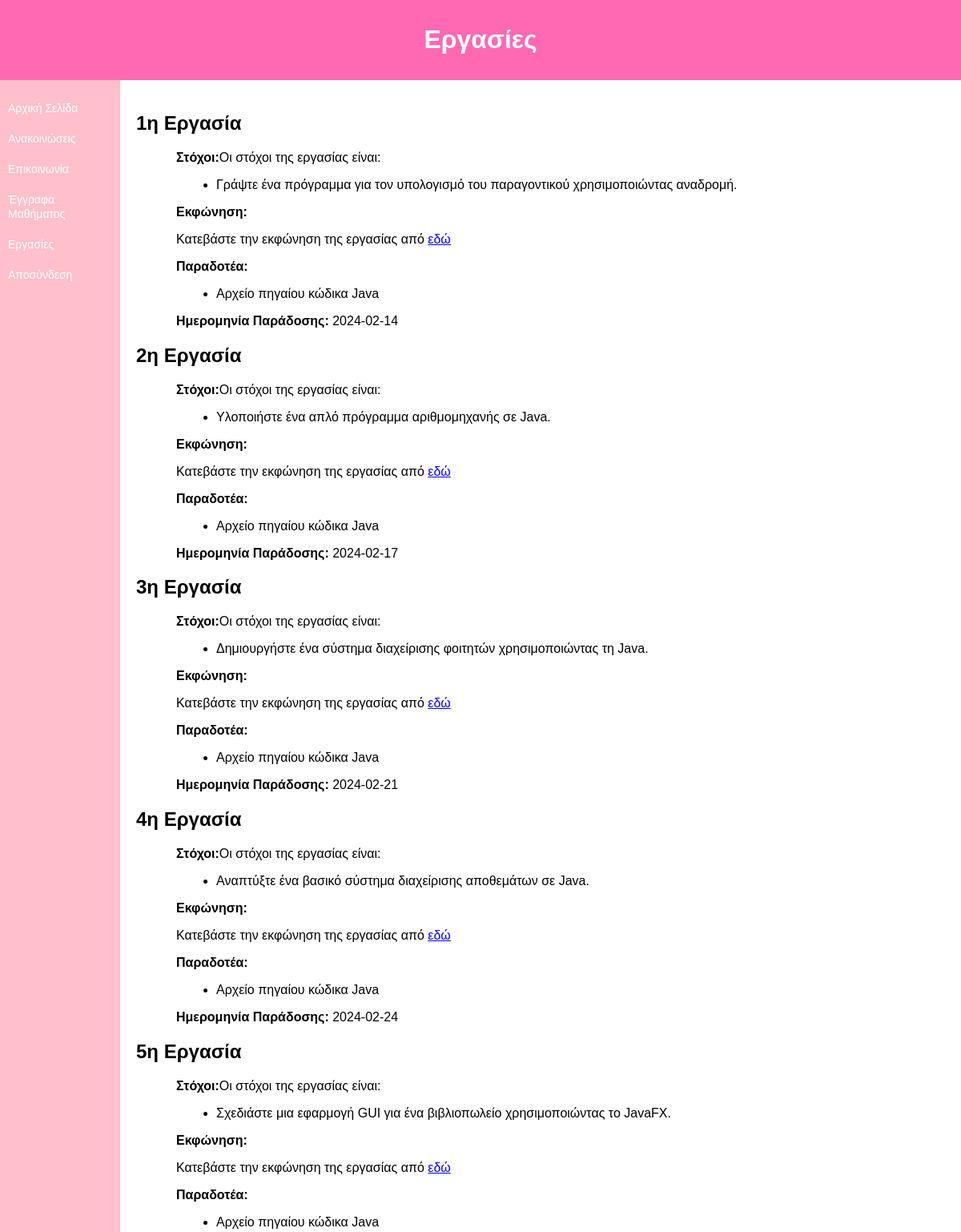
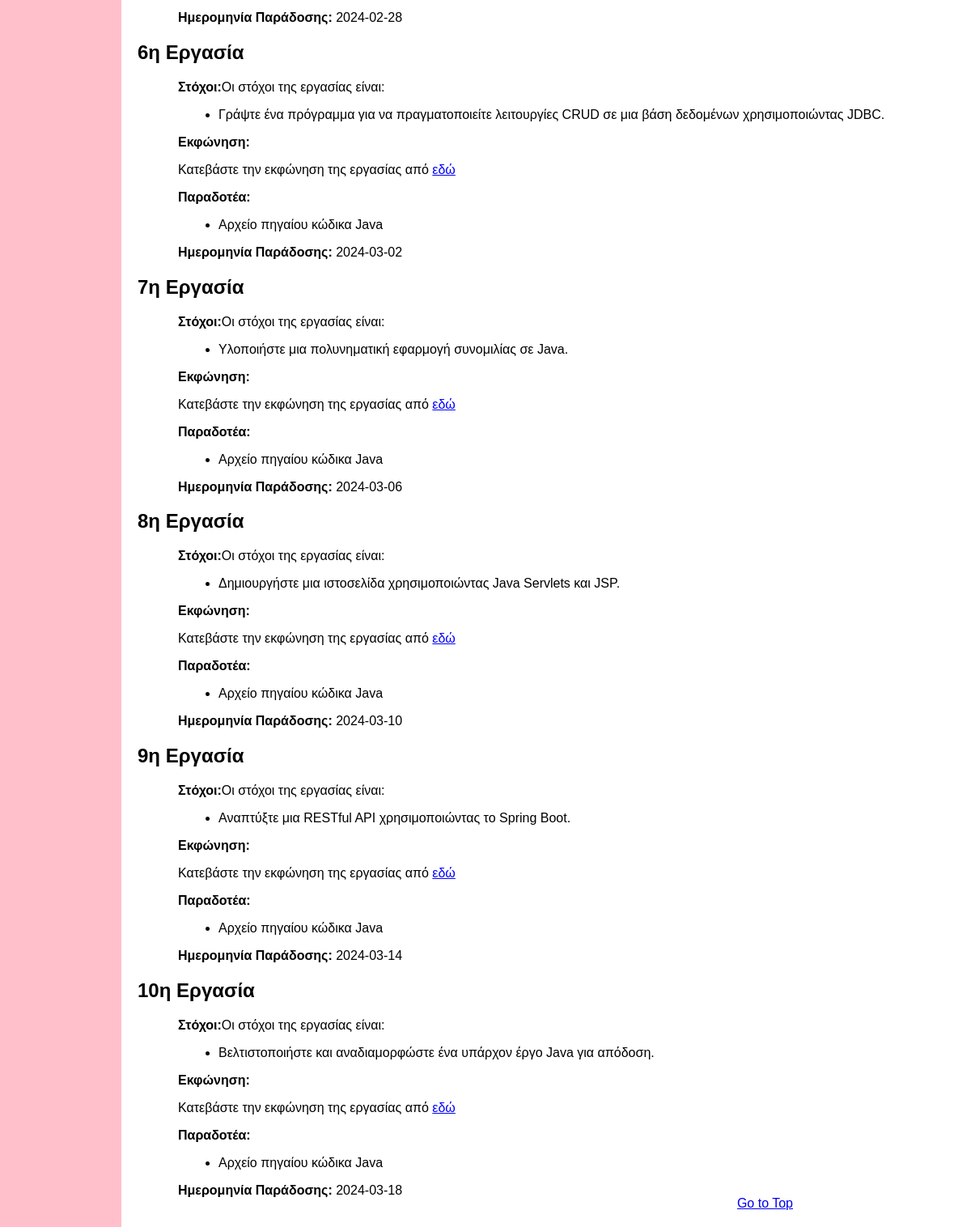
The app's page /homework.php with its own data (2 pictures, top to bottom).
### tables this page shows
CREATE TABLE course_assignments (
    assignment_id INT PRIMARY KEY AUTO_INCREMENT,
    objectives TEXT,
    file_name VARCHAR(255),
    deliverables TEXT,
    submission_date DATE
);

### homework.php (the view, shortened to what this page needs)
<?php
$servername = "webpagesdb.it.auth.gr:3306";
$username = "argyrogt";
$password = "123456";
$dbname = "student3907";
$conn = new mysqli($servername, $username, $password, $dbname);
$sql = "SELECT * FROM course_assignments";
$result = $conn->query($sql);
?>
<!DOCTYPE html>
<html lang="en">
<head>
    <link rel="stylesheet" href="styles.css">
</head>
<body>
    <header>
        <h1>Εργασίες</h1>
    </header>
    <main>
        <nav>
            <ul>
                <li><a href="index.html">Αρχική Σελίδα</a></li>
                <li><a href="announcement.php">Ανακοινώσεις</a></li>
                <li><a href="communication.html">Επικοινωνία</a></li>
                <li><a href="documents.php">Έγγραφα Μαθήματος</a></li>
                <li><a href="homework.php">Εργασίες</a></li>
                <li><a href="login.html">Αποσύνδεση</a></li>
            </ul>
        </nav>
        <div class="content">
	<?php
if ($result->num_rows > 0) {
    while ($row = $result->fetch_assoc()) {
        echo '<div class="announcement">';
        echo '<h2 class="announcement-title">' . $row['assignment_id'] . 'η Εργασία</h2>';
        echo '<p class="announcement-info"><strong>Στόχοι:</strong>Οι στόχοι της εργασίας είναι:</p>';
        $objectives_array = explode(',', $row['objectives']);
        echo '<ul class="announcement-info objectives-list">';
        foreach ($objectives_array as $objective) {
            echo '<li>' . $objective . '</li>';
        }
        echo '</ul>';
        echo '<p class="announcement-info"><strong>Εκφώνηση:</strong></p>';
        echo '<p class="announcement-info">Κατεβάστε την εκφώνηση της εργασίας από <a href="' . $row['file_name'] . '" style="color: blue;">εδώ</a></p>';
        echo '<p class="announcement-info"><strong>Παραδοτέα:</strong></p>';
        echo '<ul class="announcement-info objectives-list">';
        $deliverables_array = explode(',', $row['deliverables']);
        foreach ($deliverables_array as $deliverable) {
            echo '<li>' . $deliverable . '</li>';
        }
        echo '</ul>';
        echo '<p class="announcement-info"><strong>Ημερομηνία Παράδοσης:</strong> ' . $row['submission_date'] . '</p>';
        echo '</div>';
    }
}
            ?>
        </div>
    </main>
</body>
<a href="#top" style="position: fixed; bottom: 20px; right: 220px;">Go to Top</a>
</html>

### styles.css (style rules this page uses)
body { margin: 0; padding: 0; font-family: Arial, sans-serif; }
header { background-color: #ff69b4; color: #fff; padding: 10px; text-align: center; }
main { display: flex; }
nav { background-color: #ffc0cb; min-height: 100vh; width: 150px; min-width: 150px; }
nav ul { list-style: none; padding: 0; }
nav ul li { padding: 10px; }
nav ul li a { text-decoration: none; color: white; font-size: 14px; }
.content { padding: 20px; }
.announcement-info { padding-left: 50px; }
.objectives-list { padding-left: 50px; }
.objectives-list li { margin-left: 50px; }

### records on screen
course_assignments: assignment_id "1", objectives "Γράψτε ένα πρόγραμμα για τον υπολογισμό του παραγοντικού χρησιμοποιώντας αναδρομή.", deliverables "Αρχείο πηγαίου κώδικα Java", submission_date "2024-02-14"
course_assignments: assignment_id "2", objectives "Υλοποιήστε ένα απλό πρόγραμμα αριθμομηχανής σε Java.", deliverables "Αρχείο πηγαίου κώδικα Java", submission_date "2024-02-17"
course_assignments: assignment_id "3", objectives "Δημιουργήστε ένα σύστημα διαχείρισης φοιτητών χρησιμοποιώντας τη Java.", deliverables "Αρχείο πηγαίου κώδικα Java", submission_date "2024-02-21"
course_assignments: assignment_id "4", objectives "Αναπτύξτε ένα βασικό σύστημα διαχείρισης αποθεμάτων σε Java.", deliverables "Αρχείο πηγαίου κώδικα Java", submission_date "2024-02-24"
course_assignments: assignment_id "5", objectives "Σχεδιάστε μια εφαρμογή GUI για ένα βιβλιοπωλείο χρησιμοποιώντας το JavaFX.", deliverables "Αρχείο πηγαίου κώδικα Java", submission_date "2024-02-28"
course_assignments: assignment_id "6", objectives "Γράψτε ένα πρόγραμμα για να πραγματοποιείτε λειτουργίες CRUD σε μια βάση δεδομένων χρησιμοποιώντας JDBC.", deliverables "Αρχείο πηγαίου κώδικα Java", submission_date "2024-03-02"
course_assignments: assignment_id "7", objectives "Υλοποιήστε μια πολυνηματική εφαρμογή συνομιλίας σε Java.", deliverables "Αρχείο πηγαίου κώδικα Java", submission_date "2024-03-06"
course_assignments: assignment_id "8", objectives "Δημιουργήστε μια ιστοσελίδα χρησιμοποιώντας Java Servlets και JSP.", deliverables "Αρχείο πηγαίου κώδικα Java", submission_date "2024-03-10"
course_assignments: assignment_id "9", objectives "Αναπτύξτε μια RESTful API χρησιμοποιώντας το Spring Boot.", deliverables "Αρχείο πηγαίου κώδικα Java", submission_date "2024-03-14"
course_assignments: assignment_id "10", objectives "Βελτιστοποιήστε και αναδιαμορφώστε ένα υπάρχον έργο Java για απόδοση.", deliverables "Αρχείο πηγαίου κώδικα Java", submission_date "2024-03-18"
